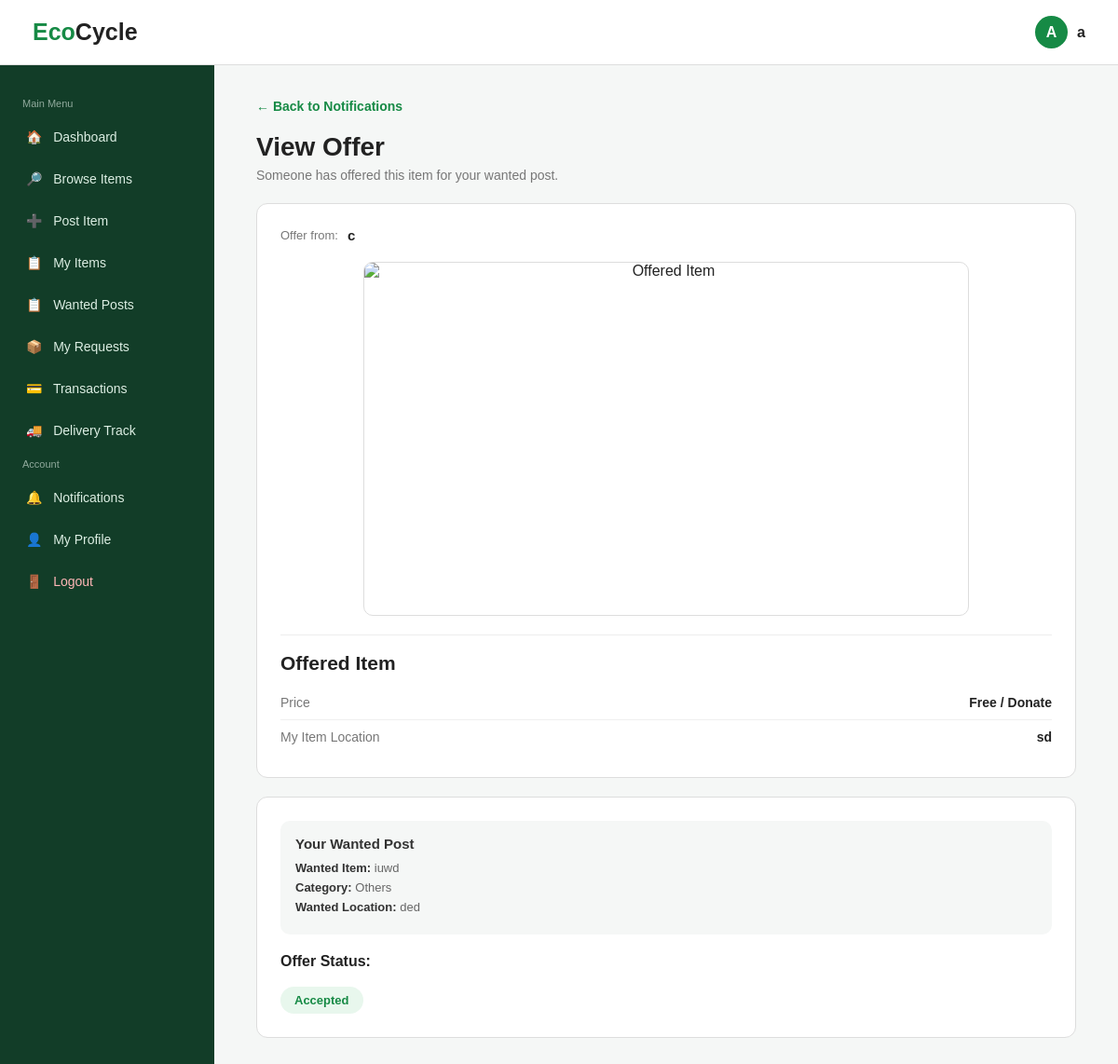
The app's page /index.php?url=offers/view&offer_id=12 (signed in) with its own data.
### tables this page shows
CREATE TABLE `wanted_posts` (
  `wanted_id` int(11) NOT NULL,
  `user_id` int(11) NOT NULL,
  `title` varchar(100) NOT NULL,
  `category` varchar(60) NOT NULL,
  `location` varchar(100) NOT NULL,
  `description` text DEFAULT NULL,
  `status` varchar(30) NOT NULL,
  `image` varchar(255) DEFAULT NULL
);

### app/core/Controller.php (called while the page is built, shortened)
<?php
abstract class Controller
{
    protected function view(string $view, array $data = []): void
    {
        extract($data, EXTR_SKIP);
        require APP_PATH . '/views/' . $view . '.php';
    }
}

### app/controllers/OfferController.php (called while the page is built, shortened)
<?php
class OfferController extends Controller
{
    public function show(): void
    {
        $offer_id = (int)$_GET['offer_id'];
        $offer = $this->model('WantedOffer')->find($offer_id);
        $wanted_id = (int)($offer['wanted_id'] ?? 0);
        $wanted = $wanted_id > 0 ? $this->model('WantedPost')->find($wanted_id) : null;
        $this->view('offers/view', compact(
            'user_id', 'offer_id', 'offer', 'wanted_id', 'offerer_user_id', 'offer_status', 'is_free', 'offer_price',
            'payment_method', 'payment_number', 'offer_location', 'wanted', 'offerer', 'wanted_owner_id', 'isOwner',
            'isOfferer', 'wanted_title', 'wanted_category', 'wanted_location', 'offerer_name', 'offer_image',
            'display_price', 'display_payment_method', 'display_payment_number'
        ));
    }
}

### app/core/Router.php (called while the page is built, shortened)
<?php
class Router
{
    private array $routes;
    public function __construct(array $routes)
    {
        $this->routes = $routes;
    }
    public function dispatch(string $url): void
    {
        $route = trim($url, '/');
        [$controllerName, $method] = explode('@', $this->routes[$route]);
        $controller = new $controllerName();
        $controller->$method();
    }
}

### index.php (called while the page is built, shortened)
<?php
require APP_PATH . '/core/Database.php';
require APP_PATH . '/core/Model.php';
require APP_PATH . '/core/Controller.php';
require APP_PATH . '/core/Router.php';
$router = new Router(require ROOT_PATH . '/config/routes.php');
$router->dispatch($_GET['url'] ?? '');

### app/core/Model.php (called while the page is built, shortened)
<?php
abstract class Model
{
    protected mysqli $db;
    public function __construct()
    {
        $this->db = Database::connection();
    }
    protected function query(string $sql, array $params = []): mysqli_result|bool
    {
        return $this->db->execute_query($sql, array_values($params));
    }
    protected function fetchOne(string $sql, array $params = []): ?array
    {
        $result = $this->query($sql, $params);
        return $result->fetch_assoc() ?: null;
    }
}

### app/core/Database.php (called while the page is built, shortened)
<?php
class Database
{
    private static ?mysqli $conn = null;
    public static function connection(): mysqli
    {
        if (self::$conn === null) {
            $conn = mysqli_connect(DB_HOST, DB_USER, DB_PASS, DB_NAME);
            mysqli_set_charset($conn, 'utf8mb4');
            self::$conn = $conn;
        }
        return self::$conn;
    }
}

### app/models/WantedPost.php (called while the page is built, shortened)
<?php
class WantedPost extends Model
{
    public function find(int $wantedId): ?array
    {
        return $this->fetchOne('SELECT * FROM wanted_posts WHERE wanted_id = ? LIMIT 1', [$wantedId]);
    }
}

### app/views/offers/view.php (the view, shortened to what this page needs)
<!DOCTYPE html>
<html lang="en">
<head>
<link
    rel="stylesheet"
    href="assets/css/style.css"
>
</head>
<body>
<?php require APP_PATH . '/views/layouts/header_sidebar.php'; ?>
<main class="main">
<div class="offer-container">
<a
    href="index.php?url=notifications"
    class="back"
>
    ← Back to Notifications
</a>
<div class="page-header">
    <h1>
        View Offer
    </h1>
    <p>
        Someone has offered this item for your wanted post.
    </p>
</div>
<div class="offer-card">
    <div class="offer-from">
        <span class="offer-from-label">
            Offer from:
        </span>
        <span class="offer-from-name">
            <?php
            echo $offerer_name;
            ?>
        </span>
    </div>
    <div class="offer-image">
        <?php if($offer_image !== ""): ?>
            <img
                src="uploads/<?php echo $offer_image; ?>"
                alt="Offered Item"
            >
        <?php else: ?>
            <div class="no-image">
                No image available
            </div>
        <?php endif; ?>
    </div>
    <div class="item-info">
        <div class="item-title">
            Offered Item
        </div>
        <?php if($display_price !== ""): ?>
            <div class="item-row">
                <span class="item-label">
                    Price
                </span>
                <span class="item-value">
                    <?php
                    echo $display_price;
                    ?>
                </span>
            </div>
        <?php endif; ?>
        <?php if($offer_location !== ""): ?>
            <div class="item-row">
                <span class="item-label">
                    My Item Location
                </span>
                <span class="item-value">
                    <?php
                    echo $offer_location;
                    ?>
                </span>
            </div>
        <?php endif; ?>
    </div>
</div>
<div class="offer-card">
    <div class="wanted-box">
        <div class="wanted-box-title">
            Your Wanted Post
        </div>
        <div class="wanted-row">
            <strong>
                Wanted Item:
            </strong>
            <?php
            echo $wanted_title;
            ?>
        </div>
        <?php if($wanted_category !== ""): ?>
            <div class="wanted-row">
                <strong>
                    Category:
                </strong>
                <?php
                echo $wanted_category;
                ?>
            </div>
        <?php endif; ?>
        <?php if($wanted_location !== ""): ?>
            <div class="wanted-row">
                <strong>
                    Wanted Location:
                </strong>
                <?php
                echo $wanted_location;
                ?>
            </div>
        <?php endif; ?>
    </div>
    <div>
        <strong>
            Offer Status:
        </strong>
        <br><br>
        <?php if(
            strcasecmp(
                $offer_status,
                "Pending"
            ) === 0
        ): ?>
            <span class="status status-pending">
                Pending
            </span>
            <?php if($isOwner): ?>
                <div class="offer-actions">
                    <form
                        action="index.php?url=offers/action"
                        method="POST"
                    >
                        <input
                            type="hidden"
                            name="offer_id"
                            value="<?php
                            echo $offer_id;
                            ?>"
                        >
                        <input
                            type="hidden"
                            name="action"
                            value="accept"
                        >
                        <button
                            type="submit"
                            class="offer-btn accept-btn"
                        >
                            Accept
                        </button>
                    </form>
                    <form
                        action="index.php?url=offers/action"
                        method="POST"
                    >
                        <input
                            type="hidden"
                            name="offer_id"
                            value="<?php
                            echo $offer_id;
                            ?>"
                        >
                        <input
                            type="hidden"
                            name="action"
                            value="reject"
                        >
                        <button
                            type="submit"
                            class="offer-btn reject-btn"
                        >
                            Reject
                        </button>
                    </form>
                </div>
            <?php endif; ?>
        <!-- =================================================
             ACCEPTED
        ================================================= -->
        <?php elseif(
            strcasecmp(
                $offer_status,
                "Accepted"
            ) === 0
        ): ?>
            <span class="status status-accepted">
                Accepted
            </span>
        <?php endif; ?>
    </div>
</div>
</div>
</main>
</body>
</html>

### assets/css/style.css (style rules this page uses)
* { margin:0; padding:0; box-sizing:border-box; }
body { font-family:Arial,sans-serif; background:#f5f7f6; color:#222; }

### app/views/offers/view.php (style rules this page uses)
.main { margin-left:230px; padding:105px 45px 60px; box-sizing:border-box; min-height:100vh; }
.offer-container { width:100%; max-width:900px; margin:0 auto; }
.back { display:inline-block; margin-bottom:20px; color:#168a45; text-decoration:none; font-size:14px; font-weight:bold; }
.page-header { margin-bottom:22px; }
.page-header h1 { margin:0 0 6px; font-size:28px; color:#222; }
.page-header p { margin:0; color:#777; font-size:14px; }
.offer-card { background:#fff; border:1px solid #ddd; border-radius:12px; padding:25px; margin-bottom:20px; box-sizing:border-box; }
.offer-from { display:flex; align-items:center; gap:10px; margin-bottom:20px; }
.offer-from-label { font-size:13px; color:#777; }
.offer-from-name { font-size:15px; font-weight:bold; color:#222; }
.offer-image { width:100%; max-width:650px; margin:0 auto 20px; text-align:center; }
.offer-image img { width:100%; max-width:650px; height:380px; object-fit:cover; border-radius:10px; border:1px solid #ddd; display:block; margin:auto; }
.item-info { border-top:1px solid #eee; padding-top:18px; }
.item-title { font-size:21px; font-weight:bold; color:#222; margin-bottom:12px; }
.item-row { display:flex; justify-content:space-between; gap:20px; padding:10px 0; border-bottom:1px solid #f0f0f0; font-size:14px; }
.item-row:last-child { border-bottom:none; }
.item-label { color:#777; }
.item-value { color:#222; font-weight:600; text-align:right; }
.wanted-box { background:#f5f7f6; border-radius:10px; padding:16px; margin-bottom:20px; }
.wanted-box-title { font-size:15px; font-weight:bold; margin-bottom:10px; color:#333; }
.wanted-row { font-size:13px; color:#666; margin:6px 0; }
.wanted-row strong { color:#333; }
.status { display:inline-block; padding:7px 15px; border-radius:20px; font-size:13px; font-weight:bold; }
.status-accepted { background:#e8f7ed; color:#168a45; }

### records on screen
wanted_posts: title "iuwd", category "Others", location "ded"

### other values on screen
substr($name,0,1) "A"
$name "a"
$offerer_name "c"
$display_price "Free / Donate"
$offer_location "sd"
